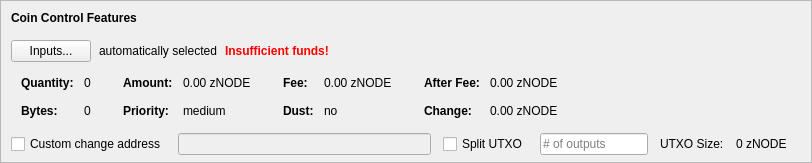
    <widget class="QFrame" name="frameCoinControl">
     <property name="sizePolicy">
      <sizepolicy hsizetype="Expanding" vsizetype="Expanding">
       <horstretch>0</horstretch>
       <verstretch>0</verstretch>
      </sizepolicy>
     </property>
     <property name="maximumSize">
      <size>
       <width>16777215</width>
       <height>16777215</height>
      </size>
     </property>
     <property name="frameShape">
      <enum>QFrame::StyledPanel</enum>
     </property>
     <property name="frameShadow">
      <enum>QFrame::Sunken</enum>
     </property>
     <layout class="QVBoxLayout" name="verticalLayoutCoinControl2">
      <property name="spacing">
       <number>0</number>
      </property>
      <property name="leftMargin">
       <number>0</number>
      </property>
      <property name="topMargin">
       <number>0</number>
      </property>
      <property name="rightMargin">
       <number>0</number>
      </property>
      <property name="bottomMargin">
       <number>6</number>
      </property>
      <item>
       <layout class="QVBoxLayout" name="verticalLayoutCoinControl" stretch="0,0,0,0,1">
        <property name="spacing">
         <number>0</number>
        </property>
        <property name="leftMargin">
         <number>10</number>
        </property>
        <property name="topMargin">
         <number>10</number>
        </property>
        <item>
         <layout class="QHBoxLayout" name="horizontalLayoutCoinControl1">
          <property name="bottomMargin">
           <number>15</number>
          </property>
          <item>
           <widget class="QLabel" name="labelCoinControlFeatures">
            <property name="sizePolicy">
             <sizepolicy hsizetype="Preferred" vsizetype="Maximum">
              <horstretch>0</horstretch>
              <verstretch>0</verstretch>
             </sizepolicy>
            </property>
            <property name="font">
             <font>
              <weight>75</weight>
              <bold>true</bold>
             </font>
            </property>
            <property name="styleSheet">
             <string notr="true">font-weight:bold;</string>
            </property>
            <property name="text">
             <string>Coin Control Features</string>
            </property>
           </widget>
          </item>
         </layout>
        </item>
        <item>
         <layout class="QHBoxLayout" name="horizontalLayoutCoinControl2" stretch="0,0,0,0">
          <property name="spacing">
           <number>8</number>
          </property>
          <property name="bottomMargin">
           <number>10</number>
          </property>
          <item>
           <widget class="QPushButton" name="pushButtonCoinControl">
            <property name="styleSheet">
             <string notr="true"/>
            </property>
            <property name="text">
             <string>Inputs...</string>
            </property>
            <property name="autoDefault">
             <bool>false</bool>
            </property>
           </widget>
          </item>
          <item>
           <widget class="QLabel" name="labelCoinControlAutomaticallySelected">
            <property name="text">
             <string>automatically selected</string>
            </property>
            <property name="margin">
             <number>5</number>
            </property>
           </widget>
          </item>
          <item>
           <widget class="QLabel" name="labelCoinControlInsuffFunds">
            <property name="font">
             <font>
              <weight>75</weight>
              <bold>true</bold>
             </font>
            </property>
            <property name="styleSheet">
             <string notr="true">color:red;font-weight:bold;</string>
            </property>
            <property name="text">
             <string>Insufficient funds!</string>
            </property>
            <property name="margin">
             <number>5</number>
            </property>
           </widget>
          </item>
          <item>
           <spacer name="horizontalSpacerCoinControl">
            <property name="orientation">
             <enum>Qt::Horizontal</enum>
            </property>
            <property name="sizeHint" stdset="0">
             <size>
              <width>40</width>
              <height>1</height>
             </size>
            </property>
           </spacer>
          </item>
         </layout>
        </item>
        <item>
         <widget class="QWidget" name="widgetCoinControl" native="true">
          <property name="sizePolicy">
           <sizepolicy hsizetype="Preferred" vsizetype="Preferred">
            <horstretch>0</horstretch>
            <verstretch>0</verstretch>
           </sizepolicy>
          </property>
          <property name="minimumSize">
           <size>
            <width>0</width>
            <height>0</height>
           </size>
          </property>
          <property name="styleSheet">
           <string notr="true"/>
          </property>
          <layout class="QHBoxLayout" name="horizontalLayoutCoinControl5">
           <property name="leftMargin">
            <number>0</number>
           </property>
           <property name="topMargin">
            <number>0</number>
           </property>
           <property name="rightMargin">
            <number>0</number>
           </property>
           <property name="bottomMargin">
            <number>0</number>
           </property>
           <item>
            <layout class="QHBoxLayout" name="horizontalLayoutCoinControl3" stretch="0,0,0,1">
             <property name="spacing">
              <number>20</number>
             </property>
             <property name="topMargin">
              <number>0</number>
             </property>
             <property name="bottomMargin">
              <number>10</number>
             </property>
             <item>
              <layout class="QFormLayout" name="formLayoutCoinControl1">
               <property name="horizontalSpacing">
                <number>10</number>
               </property>
               <property name="verticalSpacing">
                <number>14</number>
               </property>
               <property name="leftMargin">
                <number>10</number>
               </property>
               <property name="topMargin">
                <number>4</number>
               </property>
               <property name="rightMargin">
                <number>6</number>
               </property>
               <item row="0" column="0">
                <widget class="QLabel" name="labelCoinControlQuantityText">
                 <property name="font">
                  <font>
                   <weight>75</weight>
                   <bold>true</bold>
                  </font>
                 </property>
                 <property name="text">
                  <string>Quantity:</string>
                 </property>
                 <property name="margin">
                  <number>0</number>
                 </property>
                </widget>
               </item>
               <item row="0" column="1">
                <widget class="QLabel" name="labelCoinControlQuantity">
                 <property name="cursor">
                  <cursorShape>IBeamCursor</cursorShape>
                 </property>
                 <property name="contextMenuPolicy">
                  <enum>Qt::ActionsContextMenu</enum>
                 </property>
                 <property name="text">
                  <string notr="true">0</string>
                 </property>
                 <property name="margin">
                  <number>0</number>
                 </property>
                 <property name="textInteractionFlags">
                  <set>Qt::LinksAccessibleByMouse|Qt::TextSelectableByKeyboard|Qt::TextSelectableByMouse</set>
                 </property>
                </widget>
               </item>
               <item row="1" column="0">
                <widget class="QLabel" name="labelCoinControlBytesText">
                 <property name="font">
                  <font>
                   <weight>75</weight>
                   <bold>true</bold>
                  </font>
                 </property>
                 <property name="text">
                  <string>Bytes:</string>
                 </property>
                </widget>
               </item>
               <item row="1" column="1">
                <widget class="QLabel" name="labelCoinControlBytes">
                 <property name="cursor">
                  <cursorShape>IBeamCursor</cursorShape>
                 </property>
                 <property name="contextMenuPolicy">
                  <enum>Qt::ActionsContextMenu</enum>
                 </property>
                 <property name="text">
                  <string notr="true">0</string>
                 </property>
                 <property name="textInteractionFlags">
                  <set>Qt::LinksAccessibleByMouse|Qt::TextSelectableByKeyboard|Qt::TextSelectableByMouse</set>
                 </property>
                </widget>
               </item>
              </layout>
             </item>
             <item>
              <layout class="QFormLayout" name="formLayoutCoinControl2">
               <property name="horizontalSpacing">
                <number>10</number>
               </property>
               <property name="verticalSpacing">
                <number>14</number>
               </property>
               <property name="leftMargin">
                <number>6</number>
               </property>
               <property name="topMargin">
                <number>4</number>
               </property>
               <property name="rightMargin">
                <number>6</number>
               </property>
               <item row="0" column="0">
                <widget class="QLabel" name="labelCoinControlAmountText">
                 <property name="font">
                  <font>
                   <weight>75</weight>
                   <bold>true</bold>
                  </font>
                 </property>
                 <property name="text">
                  <string>Amount:</string>
                 </property>
                 <property name="margin">
                  <number>0</number>
                 </property>
                </widget>
               </item>
               <item row="0" column="1">
                <widget class="QLabel" name="labelCoinControlAmount">
                 <property name="cursor">
                  <cursorShape>IBeamCursor</cursorShape>
                 </property>
                 <property name="contextMenuPolicy">
                  <enum>Qt::ActionsContextMenu</enum>
                 </property>
                 <property name="text">
                  <string notr="true">0.00 zNODE</string>
                 </property>
                 <property name="textInteractionFlags">
                  <set>Qt::LinksAccessibleByMouse|Qt::TextSelectableByKeyboard|Qt::TextSelectableByMouse</set>
                 </property>
                </widget>
               </item>
               <item row="1" column="0">
                <widget class="QLabel" name="labelCoinControlPriorityText">
                 <property name="font">
                  <font>
                   <weight>75</weight>
                   <bold>true</bold>
                  </font>
                 </property>
                 <property name="text">
                  <string>Priority:</string>
                 </property>
                </widget>
               </item>
               <item row="1" column="1">
                <widget class="QLabel" name="labelCoinControlPriority">
                 <property name="cursor">
                  <cursorShape>IBeamCursor</cursorShape>
                 </property>
                 <property name="contextMenuPolicy">
                  <enum>Qt::ActionsContextMenu</enum>
                 </property>
                 <property name="text">
                  <string>medium</string>
                 </property>
                 <property name="textInteractionFlags">
                  <set>Qt::LinksAccessibleByMouse|Qt::TextSelectableByKeyboard|Qt::TextSelectableByMouse</set>
                 </property>
                </widget>
               </item>
              </layout>
             </item>
             <item>
              <layout class="QFormLayout" name="formLayoutCoinControl3">
               <property name="horizontalSpacing">
                <number>10</number>
               </property>
               <property name="verticalSpacing">
                <number>14</number>
               </property>
               <property name="leftMargin">
                <number>6</number>
               </property>
               <property name="topMargin">
                <number>4</number>
               </property>
               <property name="rightMargin">
                <number>6</number>
               </property>
               <item row="0" column="0">
                <widget class="QLabel" name="labelCoinControlFeeText">
                 <property name="font">
                  <font>
                   <weight>75</weight>
                   <bold>true</bold>
                  </font>
                 </property>
                 <property name="text">
                  <string>Fee:</string>
                 </property>
                 <property name="margin">
                  <number>0</number>
                 </property>
                </widget>
               </item>
               <item row="0" column="1">
                <widget class="QLabel" name="labelCoinControlFee">
                 <property name="cursor">
                  <cursorShape>IBeamCursor</cursorShape>
                 </property>
                 <property name="contextMenuPolicy">
                  <enum>Qt::ActionsContextMenu</enum>
                 </property>
                 <property name="text">
                  <string notr="true">0.00 zNODE</string>
                 </property>
                 <property name="textInteractionFlags">
                  <set>Qt::LinksAccessibleByMouse|Qt::TextSelectableByKeyboard|Qt::TextSelectableByMouse</set>
                 </property>
                </widget>
               </item>
               <item row="1" column="0">
                <widget class="QLabel" name="labelCoinControlLowOutputText">
                 <property name="font">
                  <font>
                   <weight>75</weight>
                   <bold>true</bold>
                  </font>
                 </property>
                 <property name="text">
                  <string>Dust:</string>
                 </property>
                </widget>
               </item>
               <item row="1" column="1">
                <widget class="QLabel" name="labelCoinControlLowOutput">
                 <property name="cursor">
                  <cursorShape>IBeamCursor</cursorShape>
                 </property>
                 <property name="contextMenuPolicy">
                  <enum>Qt::ActionsContextMenu</enum>
                 </property>
                 <property name="text">
                  <string>no</string>
                 </property>
                 <property name="textInteractionFlags">
                  <set>Qt::LinksAccessibleByMouse|Qt::TextSelectableByKeyboard|Qt::TextSelectableByMouse</set>
                 </property>
                </widget>
               </item>
              </layout>
             </item>
             <item>
              <layout class="QFormLayout" name="formLayoutCoinControl4">
               <property name="horizontalSpacing">
                <number>10</number>
               </property>
               <property name="verticalSpacing">
                <number>14</number>
               </property>
               <property name="leftMargin">
                <number>6</number>
               </property>
               <property name="topMargin">
                <number>4</number>
               </property>
               <property name="rightMargin">
                <number>6</number>
               </property>
               <item row="0" column="0">
                <widget class="QLabel" name="labelCoinControlAfterFeeText">
                 <property name="font">
                  <font>
                   <weight>75</weight>
                   <bold>true</bold>
                  </font>
                 </property>
                 <property name="text">
                  <string>After Fee:</string>
                 </property>
                 <property name="margin">
                  <number>0</number>
                 </property>
                </widget>
               </item>
               <item row="0" column="1">
                <widget class="QLabel" name="labelCoinControlAfterFee">
                 <property name="cursor">
                  <cursorShape>IBeamCursor</cursorShape>
                 </property>
                 <property name="contextMenuPolicy">
                  <enum>Qt::ActionsContextMenu</enum>
                 </property>
                 <property name="text">
                  <string notr="true">0.00 zNODE</string>
                 </property>
                 <property name="textInteractionFlags">
                  <set>Qt::LinksAccessibleByMouse|Qt::TextSelectableByKeyboard|Qt::TextSelectableByMouse</set>
                 </property>
                </widget>
               </item>
               <item row="1" column="0">
                <widget class="QLabel" name="labelCoinControlChangeText">
                 <property name="font">
                  <font>
                   <weight>75</weight>
                   <bold>true</bold>
                  </font>
                 </property>
                 <property name="text">
                  <string>Change:</string>
                 </property>
                </widget>
               </item>
               <item row="1" column="1">
                <widget class="QLabel" name="labelCoinControlChange">
                 <property name="cursor">
                  <cursorShape>IBeamCursor</cursorShape>
                 </property>
                 <property name="contextMenuPolicy">
                  <enum>Qt::ActionsContextMenu</enum>
                 </property>
                 <property name="text">
                  <string notr="true">0.00 zNODE</string>
                 </property>
                 <property name="textInteractionFlags">
                  <set>Qt::LinksAccessibleByMouse|Qt::TextSelectableByKeyboard|Qt::TextSelectableByMouse</set>
                 </property>
                </widget>
               </item>
              </layout>
             </item>
            </layout>
           </item>
          </layout>
         </widget>
        </item>
        <item>
         <layout class="QHBoxLayout" name="horizontalLayoutCoinControl4" stretch="0,0,0,0,0,0,0">
          <property name="spacing">
           <number>12</number>
          </property>
          <property name="sizeConstraint">
           <enum>QLayout::SetDefaultConstraint</enum>
          </property>
          <property name="topMargin">
           <number>5</number>
          </property>
          <property name="rightMargin">
           <number>5</number>
          </property>
          <item>
           <widget class="QCheckBox" name="checkBoxCoinControlChange">
            <property name="toolTip">
             <string>If this is activated, but the change address is empty or invalid, change will be sent to a newly generated address.</string>
            </property>
            <property name="text">
             <string>Custom change address</string>
            </property>
           </widget>
          </item>
          <item>
           <widget class="QValidatedLineEdit" name="lineEditCoinControlChange">
            <property name="enabled">
             <bool>false</bool>
            </property>
            <property name="sizePolicy">
             <sizepolicy hsizetype="Expanding" vsizetype="Fixed">
              <horstretch>0</horstretch>
              <verstretch>0</verstretch>
             </sizepolicy>
            </property>
           </widget>
          </item>
          <item>
           <widget class="QCheckBox" name="splitBlockCheckBox">
            <property name="text">
             <string>Split UTXO</string>
            </property>
           </widget>
          </item>
          <item>
           <widget class="QLineEdit" name="splitBlockLineEdit">
            <property name="sizePolicy">
             <sizepolicy hsizetype="Fixed" vsizetype="Fixed">
              <horstretch>50</horstretch>
              <verstretch>0</verstretch>
             </sizepolicy>
            </property>
            <property name="placeholderText">
             <string># of outputs</string>
            </property>
           </widget>
          </item>
          <item>
           <widget class="QLabel" name="labelBlockSizeText">
            <property name="text">
             <string>UTXO Size:</string>
            </property>
           </widget>
          </item>
          <item>
           <widget class="QLabel" name="labelBlockSize">
            <property name="text">
             <string>0 zNODE</string>
            </property>
           </widget>
          </item>
          <item>
           <widget class="QLabel" name="labelCoinControlChangeLabel">
            <property name="sizePolicy">
             <sizepolicy hsizetype="Preferred" vsizetype="Expanding">
              <horstretch>0</horstretch>
              <verstretch>0</verstretch>
             </sizepolicy>
            </property>
            <property name="minimumSize">
             <size>
              <width>0</width>
              <height>0</height>
             </size>
            </property>
            <property name="text">
             <string/>
            </property>
            <property name="margin">
             <number>3</number>
            </property>
           </widget>
          </item>
         </layout>
        </item>
        <item>
         <spacer name="verticalSpacerCoinControl">
          <property name="orientation">
           <enum>Qt::Vertical</enum>
          </property>
          <property name="sizeHint" stdset="0">
           <size>
            <width>800</width>
            <height>1</height>
           </size>
          </property>
         </spacer>
        </item>
       </layout>
      </item>
     </layout>
    </widget>
